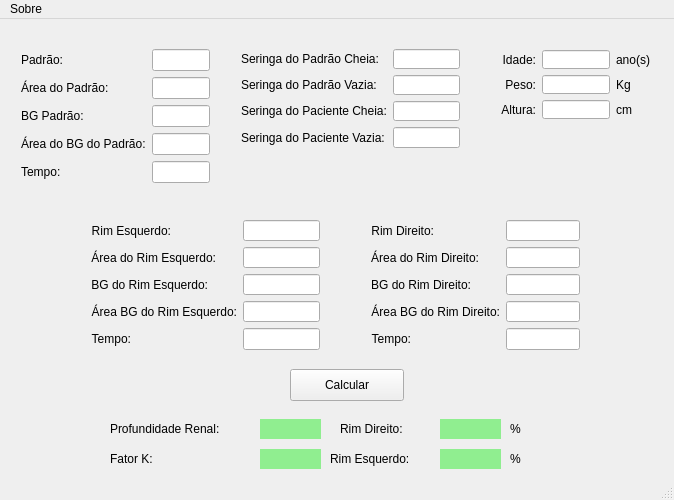
<?xml version="1.0" encoding="UTF-8"?>
<ui version="4.0">
 <class>MainWindow</class>
 <widget class="QMainWindow" name="MainWindow">
  <property name="geometry">
   <rect>
    <x>0</x>
    <y>0</y>
    <width>674</width>
    <height>500</height>
   </rect>
  </property>
  <property name="windowTitle">
   <string>MainWindow</string>
  </property>
  <widget class="QWidget" name="centralWidget">
   <widget class="QPushButton" name="pushButtonCalcular">
    <property name="geometry">
     <rect>
      <x>290</x>
      <y>350</y>
      <width>114</width>
      <height>32</height>
     </rect>
    </property>
    <property name="text">
     <string>Calcular</string>
    </property>
   </widget>
   <widget class="QLabel" name="label_26">
    <property name="geometry">
     <rect>
      <x>110</x>
      <y>400</y>
      <width>141</width>
      <height>20</height>
     </rect>
    </property>
    <property name="layoutDirection">
     <enum>Qt::RightToLeft</enum>
    </property>
    <property name="text">
     <string>Profundidade Renal:</string>
    </property>
   </widget>
   <widget class="QLabel" name="label_27">
    <property name="geometry">
     <rect>
      <x>110</x>
      <y>430</y>
      <width>141</width>
      <height>20</height>
     </rect>
    </property>
    <property name="layoutDirection">
     <enum>Qt::RightToLeft</enum>
    </property>
    <property name="text">
     <string>Fator K:</string>
    </property>
   </widget>
   <widget class="QLabel" name="label_28">
    <property name="geometry">
     <rect>
      <x>340</x>
      <y>400</y>
      <width>91</width>
      <height>20</height>
     </rect>
    </property>
    <property name="layoutDirection">
     <enum>Qt::RightToLeft</enum>
    </property>
    <property name="text">
     <string>Rim Direito:</string>
    </property>
   </widget>
   <widget class="QLabel" name="label_29">
    <property name="geometry">
     <rect>
      <x>330</x>
      <y>430</y>
      <width>101</width>
      <height>20</height>
     </rect>
    </property>
    <property name="layoutDirection">
     <enum>Qt::RightToLeft</enum>
    </property>
    <property name="text">
     <string>Rim Esquerdo:</string>
    </property>
   </widget>
   <widget class="QLabel" name="label_30">
    <property name="geometry">
     <rect>
      <x>510</x>
      <y>400</y>
      <width>21</width>
      <height>20</height>
     </rect>
    </property>
    <property name="text">
     <string>%</string>
    </property>
   </widget>
   <widget class="QLabel" name="label_31">
    <property name="geometry">
     <rect>
      <x>510</x>
      <y>430</y>
      <width>21</width>
      <height>20</height>
     </rect>
    </property>
    <property name="text">
     <string>%</string>
    </property>
   </widget>
   <widget class="QLabel" name="rimDireitoCaptacaoLabel">
    <property name="geometry">
     <rect>
      <x>440</x>
      <y>400</y>
      <width>61</width>
      <height>20</height>
     </rect>
    </property>
    <property name="styleSheet">
     <string notr="true">background-color: lightgreen</string>
    </property>
    <property name="text">
     <string/>
    </property>
    <property name="scaledContents">
     <bool>false</bool>
    </property>
   </widget>
   <widget class="QLabel" name="rimEsquerdoCaptacaoLabel">
    <property name="geometry">
     <rect>
      <x>440</x>
      <y>430</y>
      <width>61</width>
      <height>20</height>
     </rect>
    </property>
    <property name="palette">
     <palette>
      <active>
       <colorrole role="Button">
        <brush brushstyle="SolidPattern">
         <color alpha="255">
          <red>144</red>
          <green>238</green>
          <blue>144</blue>
         </color>
        </brush>
       </colorrole>
       <colorrole role="Text">
        <brush brushstyle="SolidPattern">
         <color alpha="255">
          <red>0</red>
          <green>0</green>
          <blue>255</blue>
         </color>
        </brush>
       </colorrole>
       <colorrole role="Base">
        <brush brushstyle="SolidPattern">
         <color alpha="255">
          <red>144</red>
          <green>238</green>
          <blue>144</blue>
         </color>
        </brush>
       </colorrole>
       <colorrole role="Window">
        <brush brushstyle="SolidPattern">
         <color alpha="255">
          <red>144</red>
          <green>238</green>
          <blue>144</blue>
         </color>
        </brush>
       </colorrole>
      </active>
      <inactive>
       <colorrole role="Button">
        <brush brushstyle="SolidPattern">
         <color alpha="255">
          <red>144</red>
          <green>238</green>
          <blue>144</blue>
         </color>
        </brush>
       </colorrole>
       <colorrole role="Text">
        <brush brushstyle="SolidPattern">
         <color alpha="255">
          <red>0</red>
          <green>0</green>
          <blue>255</blue>
         </color>
        </brush>
       </colorrole>
       <colorrole role="Base">
        <brush brushstyle="SolidPattern">
         <color alpha="255">
          <red>144</red>
          <green>238</green>
          <blue>144</blue>
         </color>
        </brush>
       </colorrole>
       <colorrole role="Window">
        <brush brushstyle="SolidPattern">
         <color alpha="255">
          <red>144</red>
          <green>238</green>
          <blue>144</blue>
         </color>
        </brush>
       </colorrole>
      </inactive>
      <disabled>
       <colorrole role="Button">
        <brush brushstyle="SolidPattern">
         <color alpha="255">
          <red>144</red>
          <green>238</green>
          <blue>144</blue>
         </color>
        </brush>
       </colorrole>
       <colorrole role="Text">
        <brush brushstyle="SolidPattern">
         <color alpha="255">
          <red>69</red>
          <green>69</green>
          <blue>69</blue>
         </color>
        </brush>
       </colorrole>
       <colorrole role="Base">
        <brush brushstyle="SolidPattern">
         <color alpha="255">
          <red>144</red>
          <green>238</green>
          <blue>144</blue>
         </color>
        </brush>
       </colorrole>
       <colorrole role="Window">
        <brush brushstyle="SolidPattern">
         <color alpha="255">
          <red>144</red>
          <green>238</green>
          <blue>144</blue>
         </color>
        </brush>
       </colorrole>
      </disabled>
     </palette>
    </property>
    <property name="styleSheet">
     <string notr="true">background-color: lightgreen</string>
    </property>
    <property name="text">
     <string/>
    </property>
    <property name="scaledContents">
     <bool>false</bool>
    </property>
   </widget>
   <widget class="QLabel" name="profundidadeRenalLabel">
    <property name="geometry">
     <rect>
      <x>260</x>
      <y>400</y>
      <width>61</width>
      <height>20</height>
     </rect>
    </property>
    <property name="styleSheet">
     <string notr="true">background-color: lightgreen</string>
    </property>
    <property name="text">
     <string/>
    </property>
    <property name="scaledContents">
     <bool>false</bool>
    </property>
   </widget>
   <widget class="QLabel" name="fatorKLabel">
    <property name="geometry">
     <rect>
      <x>260</x>
      <y>430</y>
      <width>61</width>
      <height>20</height>
     </rect>
    </property>
    <property name="styleSheet">
     <string notr="true">background-color: lightgreen</string>
    </property>
    <property name="text">
     <string/>
    </property>
    <property name="scaledContents">
     <bool>false</bool>
    </property>
   </widget>
   <widget class="QWidget" name="layoutWidget">
    <property name="geometry">
     <rect>
      <x>80</x>
      <y>190</y>
      <width>251</width>
      <height>152</height>
     </rect>
    </property>
    <layout class="QFormLayout" name="formLayout_3">
     <item row="0" column="0">
      <widget class="QLabel" name="label_9">
       <property name="text">
        <string>Rim Esquerdo:</string>
       </property>
       <property name="alignment">
        <set>Qt::AlignRight|Qt::AlignTrailing|Qt::AlignVCenter</set>
       </property>
      </widget>
     </item>
     <item row="0" column="1">
      <widget class="QLineEdit" name="rimEsquerdoTextBox"/>
     </item>
     <item row="1" column="0">
      <widget class="QLabel" name="label_10">
       <property name="text">
        <string>Área do Rim Esquerdo:</string>
       </property>
       <property name="alignment">
        <set>Qt::AlignRight|Qt::AlignTrailing|Qt::AlignVCenter</set>
       </property>
      </widget>
     </item>
     <item row="1" column="1">
      <widget class="QLineEdit" name="rimEsquerdoAreaTextBox"/>
     </item>
     <item row="2" column="0">
      <widget class="QLabel" name="label_11">
       <property name="text">
        <string>BG do Rim Esquerdo:</string>
       </property>
       <property name="alignment">
        <set>Qt::AlignRight|Qt::AlignTrailing|Qt::AlignVCenter</set>
       </property>
      </widget>
     </item>
     <item row="2" column="1">
      <widget class="QLineEdit" name="rimEsquerdoBGTextBox"/>
     </item>
     <item row="3" column="0">
      <widget class="QLabel" name="label_12">
       <property name="text">
        <string>Área BG do Rim Esquerdo:</string>
       </property>
       <property name="alignment">
        <set>Qt::AlignRight|Qt::AlignTrailing|Qt::AlignVCenter</set>
       </property>
      </widget>
     </item>
     <item row="3" column="1">
      <widget class="QLineEdit" name="rimEsquerdoBGAreaTextBox"/>
     </item>
     <item row="4" column="0">
      <widget class="QLabel" name="label_18">
       <property name="text">
        <string>Tempo:</string>
       </property>
       <property name="alignment">
        <set>Qt::AlignRight|Qt::AlignTrailing|Qt::AlignVCenter</set>
       </property>
      </widget>
     </item>
     <item row="4" column="1">
      <widget class="QLineEdit" name="rimEsquerdoTempoTextBox"/>
     </item>
    </layout>
   </widget>
   <widget class="QWidget" name="layoutWidget">
    <property name="geometry">
     <rect>
      <x>360</x>
      <y>190</y>
      <width>231</width>
      <height>152</height>
     </rect>
    </property>
    <layout class="QFormLayout" name="formLayout_4">
     <property name="fieldGrowthPolicy">
      <enum>QFormLayout::FieldsStayAtSizeHint</enum>
     </property>
     <item row="0" column="0">
      <widget class="QLabel" name="label_16">
       <property name="text">
        <string>Rim Direito:</string>
       </property>
       <property name="alignment">
        <set>Qt::AlignRight|Qt::AlignTrailing|Qt::AlignVCenter</set>
       </property>
      </widget>
     </item>
     <item row="0" column="1">
      <widget class="QLineEdit" name="rimDireitoTextBox"/>
     </item>
     <item row="1" column="0">
      <widget class="QLabel" name="label_15">
       <property name="text">
        <string>Área do Rim Direito:</string>
       </property>
       <property name="alignment">
        <set>Qt::AlignRight|Qt::AlignTrailing|Qt::AlignVCenter</set>
       </property>
      </widget>
     </item>
     <item row="1" column="1">
      <widget class="QLineEdit" name="rimDireitoAreaTextBox"/>
     </item>
     <item row="2" column="1">
      <widget class="QLineEdit" name="rimDireitoBGTextBox"/>
     </item>
     <item row="3" column="0">
      <widget class="QLabel" name="label_14">
       <property name="text">
        <string>Área BG do Rim Direito:</string>
       </property>
       <property name="alignment">
        <set>Qt::AlignRight|Qt::AlignTrailing|Qt::AlignVCenter</set>
       </property>
      </widget>
     </item>
     <item row="3" column="1">
      <widget class="QLineEdit" name="rimDireitoBGAreaTextBox"/>
     </item>
     <item row="4" column="0">
      <widget class="QLabel" name="label_19">
       <property name="text">
        <string>Tempo:</string>
       </property>
       <property name="alignment">
        <set>Qt::AlignRight|Qt::AlignTrailing|Qt::AlignVCenter</set>
       </property>
      </widget>
     </item>
     <item row="4" column="1">
      <widget class="QLineEdit" name="rimDireitoTempoTextBox"/>
     </item>
     <item row="2" column="0">
      <widget class="QLabel" name="label_13">
       <property name="text">
        <string>BG do Rim Direito:</string>
       </property>
       <property name="alignment">
        <set>Qt::AlignRight|Qt::AlignTrailing|Qt::AlignVCenter</set>
       </property>
      </widget>
     </item>
    </layout>
   </widget>
   <widget class="QWidget" name="layoutWidget">
    <property name="geometry">
     <rect>
      <x>490</x>
      <y>20</y>
      <width>171</width>
      <height>91</height>
     </rect>
    </property>
    <layout class="QGridLayout" name="gridLayout">
     <item row="0" column="0">
      <widget class="QLabel" name="label_20">
       <property name="text">
        <string>Idade:</string>
       </property>
       <property name="alignment">
        <set>Qt::AlignRight|Qt::AlignTrailing|Qt::AlignVCenter</set>
       </property>
      </widget>
     </item>
     <item row="0" column="1">
      <widget class="QLineEdit" name="idadeTextBox"/>
     </item>
     <item row="0" column="2">
      <widget class="QLabel" name="label_24">
       <property name="text">
        <string>ano(s)</string>
       </property>
      </widget>
     </item>
     <item row="1" column="0">
      <widget class="QLabel" name="label_21">
       <property name="text">
        <string>Peso:</string>
       </property>
       <property name="alignment">
        <set>Qt::AlignRight|Qt::AlignTrailing|Qt::AlignVCenter</set>
       </property>
      </widget>
     </item>
     <item row="1" column="1">
      <widget class="QLineEdit" name="pesoTextBox"/>
     </item>
     <item row="1" column="2">
      <widget class="QLabel" name="label_23">
       <property name="text">
        <string>Kg</string>
       </property>
      </widget>
     </item>
     <item row="2" column="0">
      <widget class="QLabel" name="label_22">
       <property name="text">
        <string>Altura:</string>
       </property>
       <property name="alignment">
        <set>Qt::AlignRight|Qt::AlignTrailing|Qt::AlignVCenter</set>
       </property>
      </widget>
     </item>
     <item row="2" column="1">
      <widget class="QLineEdit" name="alturaTextBox"/>
     </item>
     <item row="2" column="2">
      <widget class="QLabel" name="label_25">
       <property name="text">
        <string>cm</string>
       </property>
      </widget>
     </item>
    </layout>
   </widget>
   <widget class="QWidget" name="layoutWidget">
    <property name="geometry">
     <rect>
      <x>10</x>
      <y>19</y>
      <width>211</width>
      <height>161</height>
     </rect>
    </property>
    <layout class="QFormLayout" name="formLayout">
     <item row="0" column="0">
      <widget class="QLabel" name="label">
       <property name="text">
        <string>Padrão:</string>
       </property>
      </widget>
     </item>
     <item row="0" column="1">
      <widget class="QLineEdit" name="padraoTextBox">
       <property name="layoutDirection">
        <enum>Qt::LeftToRight</enum>
       </property>
       <property name="alignment">
        <set>Qt::AlignLeading|Qt::AlignLeft|Qt::AlignVCenter</set>
       </property>
      </widget>
     </item>
     <item row="1" column="0">
      <widget class="QLabel" name="label_2">
       <property name="text">
        <string>Área do Padrão:</string>
       </property>
      </widget>
     </item>
     <item row="1" column="1">
      <widget class="QLineEdit" name="padraoAreaTextBox">
       <property name="layoutDirection">
        <enum>Qt::LeftToRight</enum>
       </property>
       <property name="alignment">
        <set>Qt::AlignLeading|Qt::AlignLeft|Qt::AlignVCenter</set>
       </property>
      </widget>
     </item>
     <item row="2" column="0">
      <widget class="QLabel" name="label_3">
       <property name="text">
        <string>BG Padrão:</string>
       </property>
      </widget>
     </item>
     <item row="2" column="1">
      <widget class="QLineEdit" name="padraoBGTextBox"/>
     </item>
     <item row="3" column="0">
      <widget class="QLabel" name="label_4">
       <property name="text">
        <string>Área do BG do Padrão:</string>
       </property>
      </widget>
     </item>
     <item row="3" column="1">
      <widget class="QLineEdit" name="padraoBGAreaTextBox"/>
     </item>
     <item row="4" column="0">
      <widget class="QLabel" name="label_17">
       <property name="text">
        <string>Tempo:</string>
       </property>
      </widget>
     </item>
     <item row="4" column="1">
      <widget class="QLineEdit" name="padraoTempoTextBox"/>
     </item>
    </layout>
   </widget>
   <widget class="QWidget" name="layoutWidget">
    <property name="geometry">
     <rect>
      <x>230</x>
      <y>19</y>
      <width>241</width>
      <height>121</height>
     </rect>
    </property>
    <layout class="QFormLayout" name="formLayout_2">
     <item row="0" column="0">
      <widget class="QLabel" name="label_5">
       <property name="text">
        <string>Seringa do Padrão Cheia:</string>
       </property>
      </widget>
     </item>
     <item row="0" column="1">
      <widget class="QLineEdit" name="padraoSeringaCheiaTextBox"/>
     </item>
     <item row="1" column="0">
      <widget class="QLabel" name="label_6">
       <property name="text">
        <string>Seringa do Padrão Vazia:</string>
       </property>
      </widget>
     </item>
     <item row="1" column="1">
      <widget class="QLineEdit" name="padraoSeringaVaziaTextBox"/>
     </item>
     <item row="2" column="0">
      <widget class="QLabel" name="label_7">
       <property name="text">
        <string>Seringa do Paciente Cheia:</string>
       </property>
      </widget>
     </item>
     <item row="2" column="1">
      <widget class="QLineEdit" name="pacienteSeringaCheiaTextBox"/>
     </item>
     <item row="3" column="0">
      <widget class="QLabel" name="label_8">
       <property name="text">
        <string>Seringa do Paciente Vazia:</string>
       </property>
      </widget>
     </item>
     <item row="3" column="1">
      <widget class="QLineEdit" name="pacienteSeringaVaziaTextBox"/>
     </item>
    </layout>
   </widget>
  </widget>
  <widget class="QStatusBar" name="statusBar"/>
  <widget class="QMenuBar" name="menuBar">
   <property name="geometry">
    <rect>
     <x>0</x>
     <y>0</y>
     <width>674</width>
     <height>22</height>
    </rect>
   </property>
   <widget class="QMenu" name="menuSobre">
    <property name="title">
     <string>Sobre</string>
    </property>
   </widget>
   <addaction name="menuSobre"/>
  </widget>
  <action name="actionTeste">
   <property name="text">
    <string>Teste</string>
   </property>
  </action>
  <action name="actionSrB">
   <property name="text">
    <string>SrB</string>
   </property>
  </action>
 </widget>
 <layoutdefault spacing="6" margin="11"/>
 <resources/>
 <connections/>
</ui>
